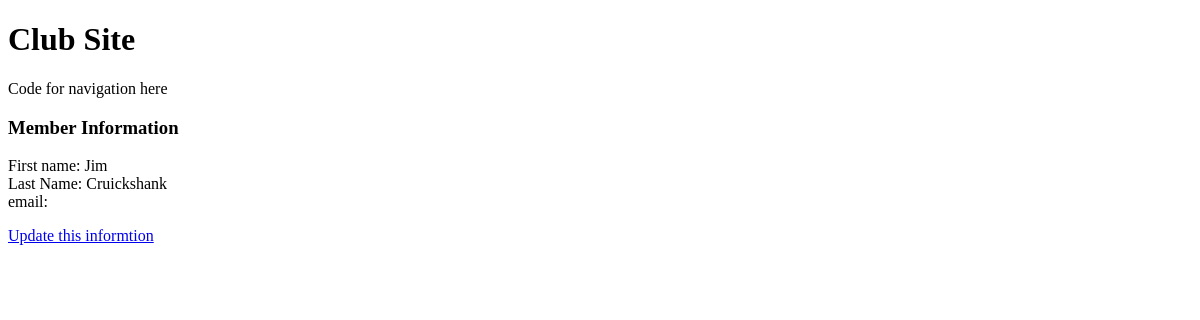
Page /clubmanager/member/id/1 on the earlier database version.
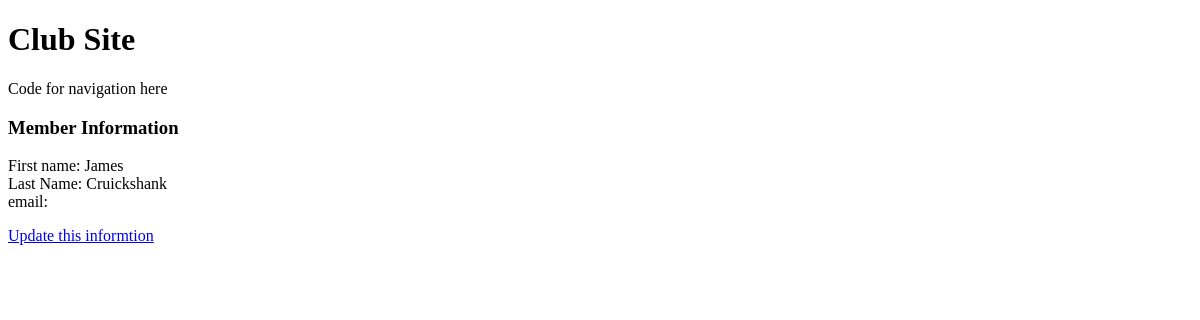
Same page on the later database version.
### clubmanager/models.py (models this page shows)
class Member(models.Model):
    first_name = models.CharField(max_length=50)
    last_name = models.CharField(max_length=50)
    date_of_birth = models.DateField(null=True,blank=True)# we allow this field to be null

### clubmanager/views.py (the view)
# urls.py: path('member/id/<int:member_id>', views.member, name="member_profile"),
def member(request,member_id):
    member = Member.objects.get(id=member_id)
    response = render(request,'clubmanager/member_detail.html',{
        'member':member
        })
    return response

### clubmanager/templates/clubmanager/member_detail.html
{% extends "base.html" %}
{% block content %}
<h3>Member Information</h3>
        <div id="member detail">
        <div id="member first_name"> First name: {{ member.first_name}}</div>
        <div id="member last_name"> Last Name: {{member.last_name}}</div>
        <div id="member email">email: {{member.email}}</div>
</div>
<p><a href = "{% url 'member_update' member_id=member.id %}">Update this informtion</a>
{% endblock %}

Differences in the rows shown:
changed Member "Cruickshank": first_name "Jim" → "James"
